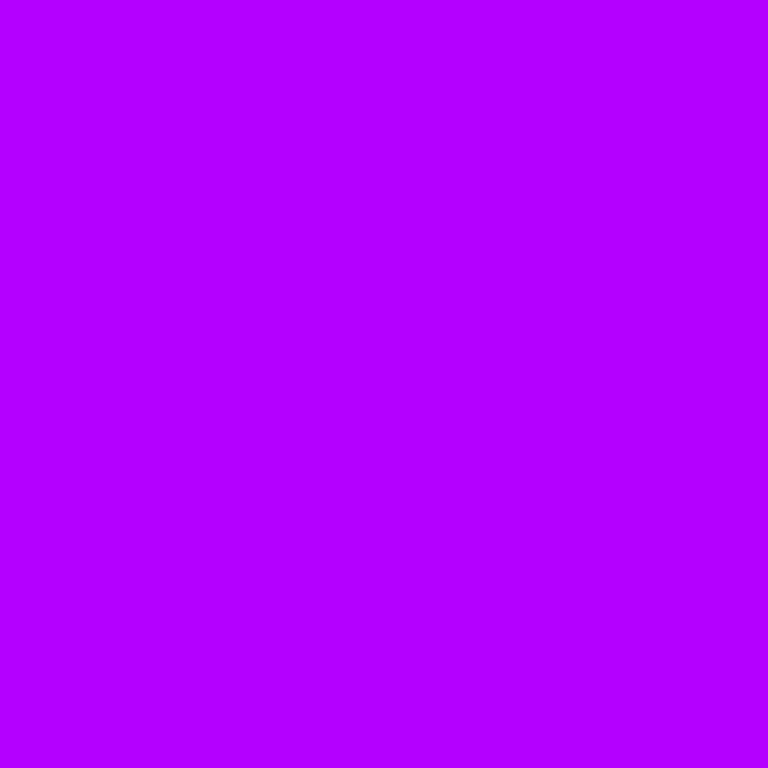
Frame 1 (no input)
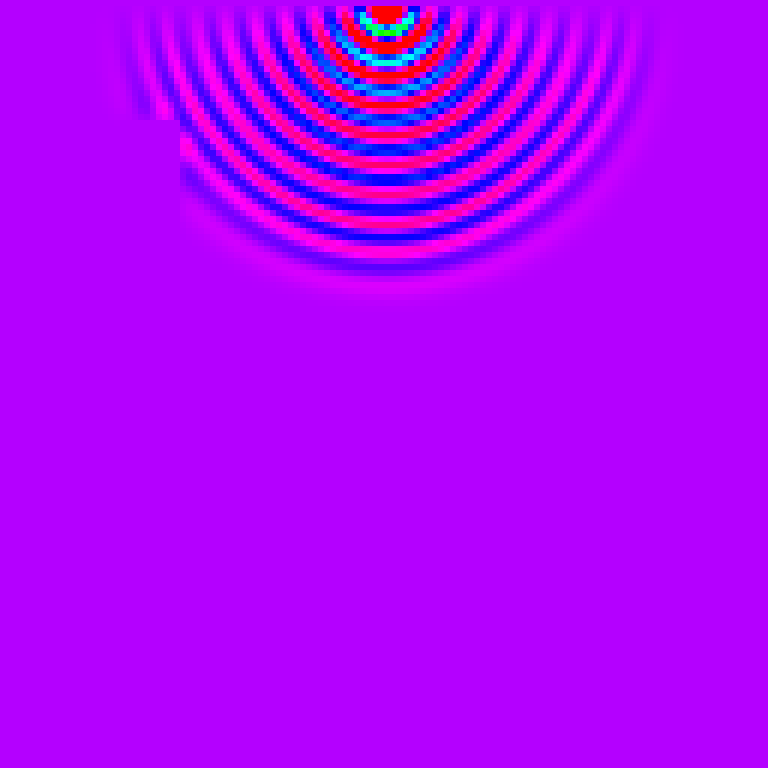
Frame 60 (the mouse pressed at the canvas centre just before this capture)
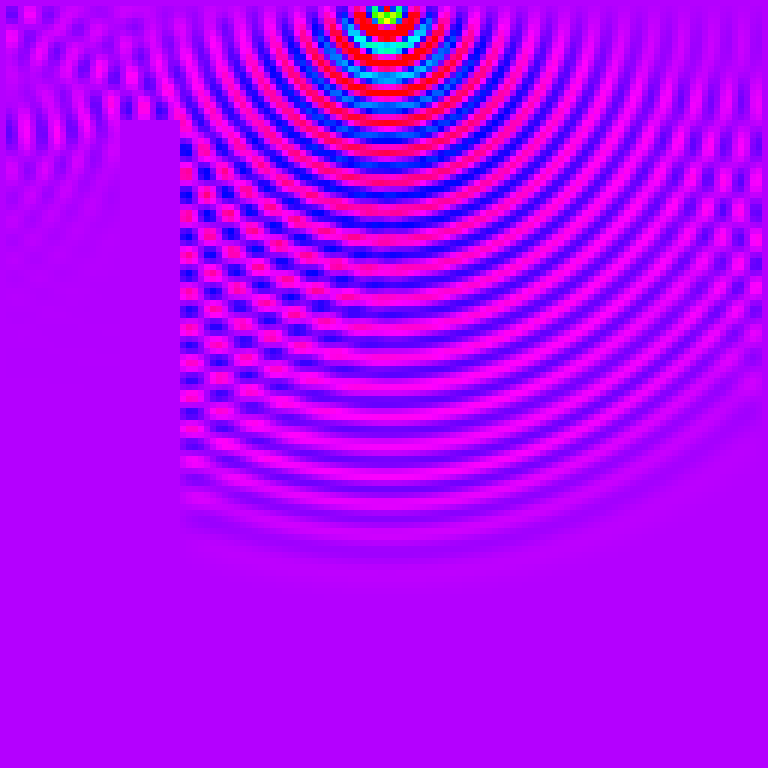
Frame 120 (the mouse held since frame 60 and released just before this capture)

The Processing sketch that drew these frames (run headless with seeded random() and noise(); from frame 60 on, the mouse is pressed at the canvas centre):

// Processing sketch: WIFI_sim
// ── WIFI_sim.pde
int size = 128;
int scale = 6;
float[][] vals = new float[size][size];
Cell[][] cells = new Cell[size][size];

int[] wall1 = new int[4];

Boolean allowNoise = true;

PShape square;

void setup() {
  background(25);
  surface.setSize(size*scale, size*scale);
  noStroke();
  fill(255);
  
  println("UP / DOWN: change frequency");

  for (int x=0; x<size; x++) 
    for (int y=0; y<size; y++) {
      int[] ID = new int[2];
      ID[0] = x;
      ID[1] = y;

      cells[x][y] = new Cell(ID);
      vals[x][y] = 0;
    }

  square = createShape(RECT, 0, 0, scale, scale);
  
  wall1[0] = 20;
  wall1[1] = 20;
  wall1[2] = 10;
  wall1[3] = 80;
}

void drawImg() {
  for (Cell[] i : cells)
    for (Cell j : i) {
      j.show();
    }
}
void sharePos() {
  for (Cell[] i : cells)
    for (Cell j : i) {
      j.sharePos();
    }
}
void forces() {
  for (Cell[] i : cells)
    for (Cell j : i) {
      j.forces();
    } 
}
void physics() {
  for (Cell[] i : cells)
    for (Cell j : i) {
      j.physics();
    }
  for (int i=0; i<wall1[2]; i++) 
    for (int j=0; j<wall1[3]; j++) {
      cells[wall1[0]+i][wall1[1]+j].y = 0;
    }
}

float freq = 1;
void sine() {
  cells[size/2][1].y = sin(t*freq)*2;
}

void changeFrequency() {
  if (keyPressed) {
    if (keyCode == UP)
      freq += 0.003;
      println("frequency: ", freq);
    if (keyCode == DOWN)
      freq -= 0.003;
      println("frequency: ", freq);
  }
      
}

float t = 0;

void draw() {
  t++;
  frameRate(60);
  background(25);
  colorMode(HSB, 255);
  sharePos();
  forces();
  physics();
  drawImg();
  changeFrequency();
  sine();
}
// ── Cell.pde

public class Cell {
  int[] ID = new int[2];

  float y = 0;
  float acc = 0;
  float vel = 0;
  float speed = 1;
  float damp = 0.98;

  public Cell(int[] ID) {
    this.ID = ID;
    
    if (ID[0] == 0 || ID[0] == size-1)
      y = 0;
    if (ID[1] == 0 || ID[1] == size-1)
      y = 0;
  }

  void sharePos() {
    vals[ ID[0] ][ ID[1] ] = y;
  }

  void forces() {
    if (ID[0] != 0 && ID[0] != size-1) {
      if (ID[1] != 0 && ID[1] != size-1) {
        float eh = 0.43; // Eh is the best!
        acc = 0;
        acc += vals[ ID[0]-1][ID[1]  ] + vals[ ID[0]+1][ID[1]  ];
        acc += vals[ ID[0]  ][ID[1]-1] + vals[ ID[0]  ][ID[1]+1];
        
        acc += vals[ ID[0]-1][ID[1]-1] * eh + vals[ ID[0]+1][ID[1]+1] * eh;
        acc += vals[ ID[0]-1][ID[1]+1] * eh + vals[ ID[0]+1][ID[1]-1] * eh;
        acc /= 2 + 2*eh;
        acc -= y*2;
      }
    } else if (ID[0] == 0) {
    }
  }

  void physics() {
    acc *= speed;
    vel += acc;
    vel *= damp;
    y += vel;
  }

  void move(float in) {
    vel = in;
  }

  void show() {
    square.setFill(color( map(y, -1, 1, 0, 400), 255, 255 ));
    shape(square, scale*ID[0], scale*ID[1]);
  }
}
